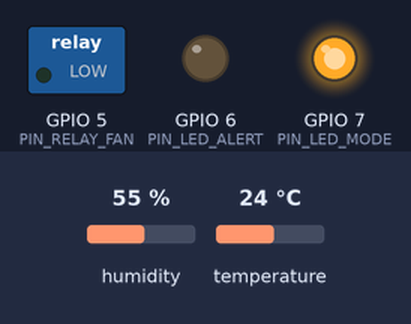
Simulated run of this sketch. Board: ESP32-C3. On the bench: switched loads named in the sketch (green lamp = pin HIGH), output pins drawn as LEDs (lit = HIGH). The inputs (shaded band) are chosen by the test bench; at power-on: temperature 24 °C, humidity 55 %. WiFi joins after 1.5 s; servers stay silent unless stated; no MQTT or app messages arrive unless stated; what the sketch prints to the serial monitor is not drawn.

Above: at 3.7 s.
3.8 s: temperature set to 27 °C
At 6.4 s:
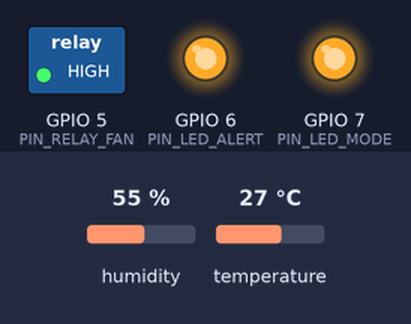
7.5 s: temperature set to 25 °C
At 9.7 s:
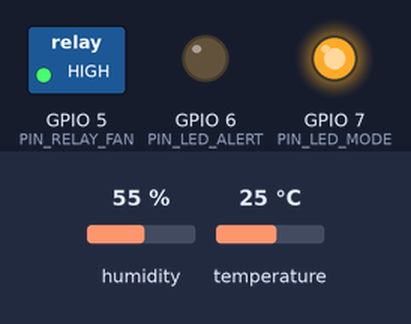
13.5 s: temperature set to 28 °C
At 15.5 s:
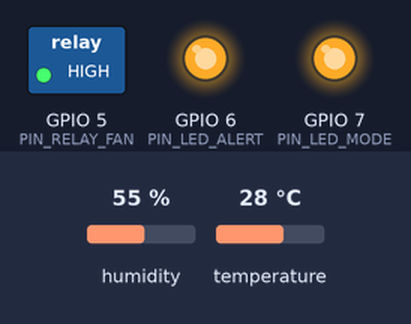
Timing chart, 0 to 17.0 s (numbered marks = the images above; inputs shaded):
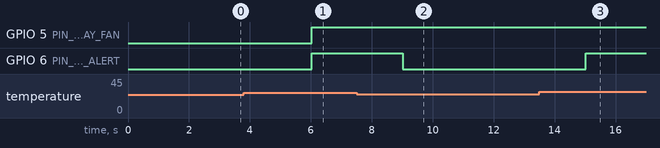

Measured:
- the behaviour switches between 25 and 26 °C on temperature (found by bisection; images 0 and 1)
- after the input at 3.8 s, GPIO 5 (PIN_RELAY_FAN), GPIO 6 (PIN_LED_ALERT): LOW → HIGH after 2.2 s
- after the input at 7.5 s, GPIO 6 (PIN_LED_ALERT): HIGH → LOW after 1.5 s
- after the input at 13.5 s, GPIO 6 (PIN_LED_ALERT): LOW → HIGH after 1.5 s

The sketch:

cold_storage_esp32.ino
```cpp
/*
 * ==============================================================================
 * HỆ THỐNG GIÁM SÁT & ĐIỀU KHIỂN KHO LẠNH, TỦ THUỐC THÔNG MINH (IoT)
 * Vi điều khiển: ESP32-C3 Super Mini
 *
 * SƠ ĐỒ CHÂN (THEO ĐÚNG HÌNH ẢNH & YÊU CẦU PHẦN CỨNG):
 * - DHT11 Data        : GPIO 4  (VCC -> 3.3V, GND -> GND)
 * - Relay IN (Quạt)   : GPIO 5  (DC+ -> 5V, DC- -> GND, NO -> Quạt Đỏ, COM -> 5V/12V)
 * - LED 2 (Quá nhiệt) : GPIO 6  (Chân dài + Trở -> GPIO 6, Chân ngắn -> GND)
 * - LED 3 (Chế độ)    : GPIO 7  (Chân dài + Trở -> GPIO 7, Chân ngắn -> GND)
 *
 * THƯ VIỆN CẦN CÀI ĐẶT QUA ARDUINO LIBRARY MANAGER:
 * 1. "DHT sensor library" by Adafruit
 * 2. "PubSubClient" by Nick O'Leary
 * 3. "ArduinoJson" by Benoit Blanchon (phiên bản 6 hoặc 7)
 * ==============================================================================
 */

#include <WiFi.h>
#include <PubSubClient.h>
#include <DHT.h>
#include <ArduinoJson.h>

// ---------------------- 1. CẤU HÌNH MẠNG & MQTT ----------------------
const char* WIFI_SSID     = "YOUR_WIFI_SSID";         // Thay bằng tên WiFi của bạn
const char* WIFI_PASSWORD = "YOUR_WIFI_PASSWORD";     // Thay bằng mật khẩu WiFi

// Địa chỉ IP của máy tính chạy Backend Node.js / MQTT Broker
const char* MQTT_BROKER   = "172.20.10.4";            // Đã điền sẵn IP máy tính hiện tại của bạn (kiểm tra lại bằng ipconfig nếu đổi mạng)
const int   MQTT_PORT     = 1883;
const char* MQTT_USER     = "";                       // Để trống nếu không dùng user/pass
const char* MQTT_PASS     = "";

const char* DEVICE_ID     = "esp32_c3_cold_01";

// MQTT Topics
const String TOPIC_TELEMETRY = "v1/devices/" + String(DEVICE_ID) + "/telemetry";
const String TOPIC_COMMAND   = "v1/devices/" + String(DEVICE_ID) + "/command";
const String TOPIC_RESPONSE  = "v1/devices/" + String(DEVICE_ID) + "/response";
const String TOPIC_STATUS    = "v1/devices/" + String(DEVICE_ID) + "/status";

// ---------------------- 2. CẤU HÌNH CHÂN PHẦN CỨNG ----------------------
#define PIN_DHT         4
#define PIN_RELAY_FAN   5
#define PIN_LED_ALERT   6
#define PIN_LED_MODE    7

#define DHTTYPE DHT11

// Nếu Relay kích mức CAO (Jumper H): dùng HIGH. Nếu kích mức THẤP (Jumper L): dùng LOW.
#define RELAY_ON        HIGH
#define RELAY_OFF       LOW

DHT dht(PIN_DHT, DHTTYPE);
WiFiClient espClient;
PubSubClient mqttClient(espClient);

// ---------------------- 3. BIẾN TRẠNG THÁI HỆ THỐNG ----------------------
float temperature = 0.0;
float humidity = 0.0;
bool  fanStatus = false;
String currentMode = "AUTO"; // "AUTO" hoặc "MANUAL"

float tempThresholdHigh = 26.0; // Ngưỡng bật quạt làm mát
float tempThresholdLow  = 21.0; // Ngưỡng ngắt quạt khi đã mát

unsigned long lastTelemetryTime = 0;
const unsigned long TELEMETRY_INTERVAL = 3000; // Gửi dữ liệu mỗi 3 giây

// ---------------------- 4. HÀM XỬ LÝ LỆNH TỪ SERVER ----------------------
void handleMqttCallback(char* topic, byte* payload, unsigned int length) {
  String message = "";
  for (unsigned int i = 0; i < length; i++) {
    message += (char)payload[i];
  }

  Serial.println("\n----------------------------------------------------");
  Serial.print("📥 [MQTT Inbound] Topic: ");
  Serial.println(topic);
  Serial.print("Payload: ");
  Serial.println(message);

  StaticJsonDocument<512> doc;
  DeserializationError error = deserializeJson(doc, message);
  if (error) {
    Serial.print("❌ Lỗi parse JSON: ");
    Serial.println(error.f_str());
    return;
  }

  long commandId = doc["command_id"].as<long>();
  if (commandId == 0 && doc["command_id"].is<const char*>()) {
    commandId = atol(doc["command_id"].as<const char*>());
  }
  String action = doc["action"] | "";
  JsonObject payloadObj = doc["payload"];

  String ackMessage = "OK";

  if (action == "SET_FAN") {
    // Điều khiển quạt thủ công
    fanStatus = payloadObj["fan"] | false;
    digitalWrite(PIN_RELAY_FAN, fanStatus ? RELAY_ON : RELAY_OFF);
    ackMessage = fanStatus ? "Quat da BAT" : "Quat da TAT";
    Serial.printf("⚡ [Relay Fan] %s\n", fanStatus ? "ON" : "OFF");
  }
  else if (action == "SET_MODE") {
    // Đổi chế độ Auto / Manual
    String newMode = payloadObj["mode"] | "AUTO";
    newMode.toUpperCase();
    currentMode = newMode;
    ackMessage = "Da doi sang che do " + currentMode;

    // Cập nhật đèn LED Mode (GPIO 7)
    digitalWrite(PIN_LED_MODE, (currentMode == "AUTO") ? HIGH : LOW);
    Serial.printf("🔄 [Mode] Chuyen sang che do: %s\n", currentMode.c_str());
  }
  else if (action == "SET_THRESHOLD") {
    // Cập nhật ngưỡng nhiệt độ
    if (payloadObj.containsKey("high")) {
      tempThresholdHigh = payloadObj["high"];
    }
    if (payloadObj.containsKey("low")) {
      tempThresholdLow = payloadObj["low"];
    }
    ackMessage = "Cap nhat nguong thanh cong";
    Serial.printf("🎯 [Threshold] High: %.1f C, Low: %.1f C\n", tempThresholdHigh, tempThresholdLow);
  }

  // Gửi ACK phản hồi về Backend
  StaticJsonDocument<256> respDoc;
  respDoc["command_id"] = commandId;
  respDoc["action"] = action;
  respDoc["status"] = "ACK";
  respDoc["message"] = ackMessage;
  respDoc["fan_status"] = fanStatus;
  respDoc["mode"] = currentMode;

  char respBuffer[256];
  serializeJson(respDoc, respBuffer);
  mqttClient.publish(TOPIC_RESPONSE.c_str(), respBuffer);
  Serial.print("📤 [ACK Sent]: ");
  Serial.println(respBuffer);
  Serial.println("----------------------------------------------------\n");
}

// ---------------------- 5. KẾT NỐI WIFI & MQTT ----------------------
void setupWiFi() {
  Serial.println();
  Serial.print("📡 Đang kết nối WiFi: ");
  Serial.println(WIFI_SSID);

  WiFi.mode(WIFI_STA);
  WiFi.begin(WIFI_SSID, WIFI_PASSWORD);

  while (WiFi.status() != WL_CONNECTED) {
    delay(500);
    Serial.print(".");
  }

  Serial.println("\n✅ WiFi đã kết nối thành công!");
  Serial.print("🌐 Địa chỉ IP của ESP32-C3: ");
  Serial.println(WiFi.localIP());
}

void reconnectMQTT() {
  while (!mqttClient.connected()) {
    Serial.print("🔄 Đang kết nối MQTT Broker...");
    String clientId = "ESP32C3_" + String(DEVICE_ID);

    // Thiết lập Last Will and Testament (LWT)
    if (mqttClient.connect(clientId.c_str(), MQTT_USER, MQTT_PASS, TOPIC_STATUS.c_str(), 1, true, "OFFLINE")) {
      Serial.println(" Kết nối thành công!");

      // Báo trạng thái ONLINE
      mqttClient.publish(TOPIC_STATUS.c_str(), "ONLINE", true);

      // Đăng ký nhận lệnh điều khiển
      mqttClient.subscribe(TOPIC_COMMAND.c_str());
      Serial.printf("📥 Đã subscribe topic lệnh: %s\n", TOPIC_COMMAND.c_str());
    } else {
      Serial.print(" Thất bại, rc=");
      Serial.print(mqttClient.state());
      Serial.println(". Thử lại sau 3 giây...");
      delay(3000);
    }
  }
}

// ---------------------- 6. SETUP & LOOP ----------------------
void setup() {
  Serial.begin(115200);
  delay(1000);

  Serial.println("====================================================");
  Serial.println("   HỆ THỐNG KHO LẠNH/TỦ THUỐC ESP32-C3 SUPER MINI   ");
  Serial.println("====================================================");

  // Cấu hình chân GPIO
  pinMode(PIN_RELAY_FAN, OUTPUT);
  pinMode(PIN_LED_ALERT, OUTPUT);
  pinMode(PIN_LED_MODE, OUTPUT);

  // Trạng thái ban đầu
  digitalWrite(PIN_RELAY_FAN, RELAY_OFF);
  digitalWrite(PIN_LED_ALERT, LOW);
  digitalWrite(PIN_LED_MODE, HIGH); // Mặc định AUTO -> LED 3 sáng

  // Khởi động cảm biến DHT11
  dht.begin();
  Serial.println("🌡️ Cảm biến DHT11 sẵn sàng trên GPIO 4");

  // Kết nối mạng
  setupWiFi();

  // Cấu hình MQTT
  mqttClient.setServer(MQTT_BROKER, MQTT_PORT);
  mqttClient.setBufferSize(512); // Tăng kích thước bộ đệm nhận gói tin MQTT JSON từ 128 bytes lên 512 bytes
  mqttClient.setCallback(handleMqttCallback);
}

void loop() {
  if (WiFi.status() != WL_CONNECTED) {
    setupWiFi();
  }

  if (!mqttClient.connected()) {
    reconnectMQTT();
  }

  mqttClient.loop();

  unsigned long now = millis();
  if (now - lastTelemetryTime >= TELEMETRY_INTERVAL) {
    lastTelemetryTime = now;

    // Đọc cảm biến DHT11
    float t = dht.readTemperature();
    float h = dht.readHumidity();

    if (!isnan(t) && !isnan(h)) {
      temperature = t;
      humidity = h;
    } else {
      Serial.println("⚠️ Lỗi đọc cảm biến DHT11! Sử dụng dữ liệu đo gần nhất.");
    }

    // Logic xử lý cục bộ khi ở chế độ AUTO (Bảo vệ phần cứng độc lập)
    if (currentMode == "AUTO") {
      if (temperature >= tempThresholdHigh && !fanStatus) {
        fanStatus = true;
        digitalWrite(PIN_RELAY_FAN, RELAY_ON);
        Serial.printf("🔥 [CẢNH BÁO NHIỆT] %.1f C >= %.1f C -> BẬT QUẠT LÀM MÁT\n", temperature, tempThresholdHigh);
      } else if (temperature <= tempThresholdLow && fanStatus) {
        fanStatus = false;
        digitalWrite(PIN_RELAY_FAN, RELAY_OFF);
        Serial.printf("❄️ [ĐÃ HẠ NHIỆT] %.1f C <= %.1f C -> TẮT QUẠT\n", temperature, tempThresholdLow);
      }
    }

    // Điều khiển LED cảnh báo quá nhiệt (GPIO 6)
    if (temperature >= tempThresholdHigh) {
      digitalWrite(PIN_LED_ALERT, HIGH); // Bật LED đỏ báo động
    } else {
      digitalWrite(PIN_LED_ALERT, LOW);
    }

    // Đóng gói và gửi Telemetry JSON lên MQTT
    StaticJsonDocument<256> doc;
    doc["temperature"] = serialized(String(temperature, 1));
    doc["humidity"]    = serialized(String(humidity, 1));
    doc["fan_status"]  = fanStatus;
    doc["mode"]        = currentMode;

    char jsonBuffer[256];
    serializeJson(doc, jsonBuffer);

    mqttClient.publish(TOPIC_TELEMETRY.c_str(), jsonBuffer);
    Serial.printf("📤 [Telemetry] Nhiệt độ: %.1f C | Độ ẩm: %.1f %% | Quạt: %s | Mode: %s\n",
                  temperature, humidity, fanStatus ? "BẬT" : "TẮT", currentMode.c_str());
  }
}
```
